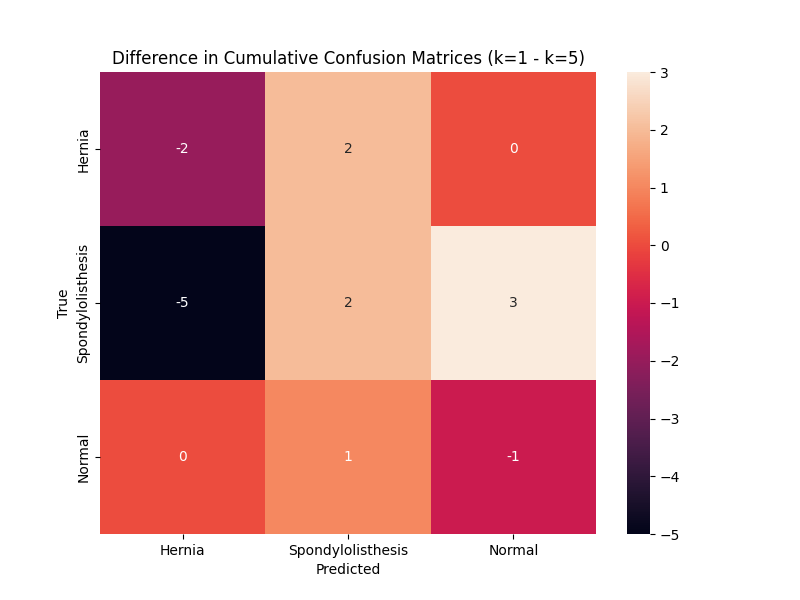

This chart was generated by the following Python code:
import numpy as np
from scipy.io.arff import loadarff
import pandas as pd
from sklearn.preprocessing import LabelEncoder
from sklearn.model_selection import StratifiedKFold
from sklearn.neighbors import KNeighborsClassifier
from sklearn.metrics import confusion_matrix
import matplotlib.pyplot as plt
import seaborn as sns

data = loadarff('column_diagnosis.arff')

df = pd.DataFrame(data[0])

le = LabelEncoder()
df['class'] = le.fit_transform(df['class'])

x = df.drop('class', axis=1)
y = df['class']

cv = StratifiedKFold(n_splits=10, shuffle=True, random_state=0)

# O KNeighborsClassifier ja usa a Euclidean distance e os pesos uniformes por default
knn1 = KNeighborsClassifier(n_neighbors=1)
knn5 = KNeighborsClassifier(n_neighbors=5)

cumulative_cm1 = np.zeros((3, 3))
cumulative_cm5 = np.zeros((3, 3))

for train_idx, test_idx in cv.split(x, y):
    x_train, x_test = x.iloc[train_idx], x.iloc[test_idx]
    y_train, y_test = y.iloc[train_idx], y.iloc[test_idx]

    knn1.fit(x_train, y_train)
    knn5.fit(x_train, y_train)

    y_pred1 = knn1.predict(x_test)
    y_pred5 = knn5.predict(x_test)

    cm1 = confusion_matrix(y_test, y_pred1)
    cm5 = confusion_matrix(y_test, y_pred5)

    cumulative_cm1 += cm1
    cumulative_cm5 += cm5

diff_cm = cumulative_cm1 - cumulative_cm5

class_names = ["Hernia", "Spondylolisthesis", "Normal"]

plt.figure(figsize=(8, 6))
sns.heatmap(diff_cm, annot=True, fmt='g', cbar=True, xticklabels=class_names, yticklabels=class_names)
plt.title("Difference in Cumulative Confusion Matrices (k=1 - k=5)")
plt.xlabel("Predicted")
plt.ylabel("True")
plt.savefig("Exercicio2.png")
plt.show()